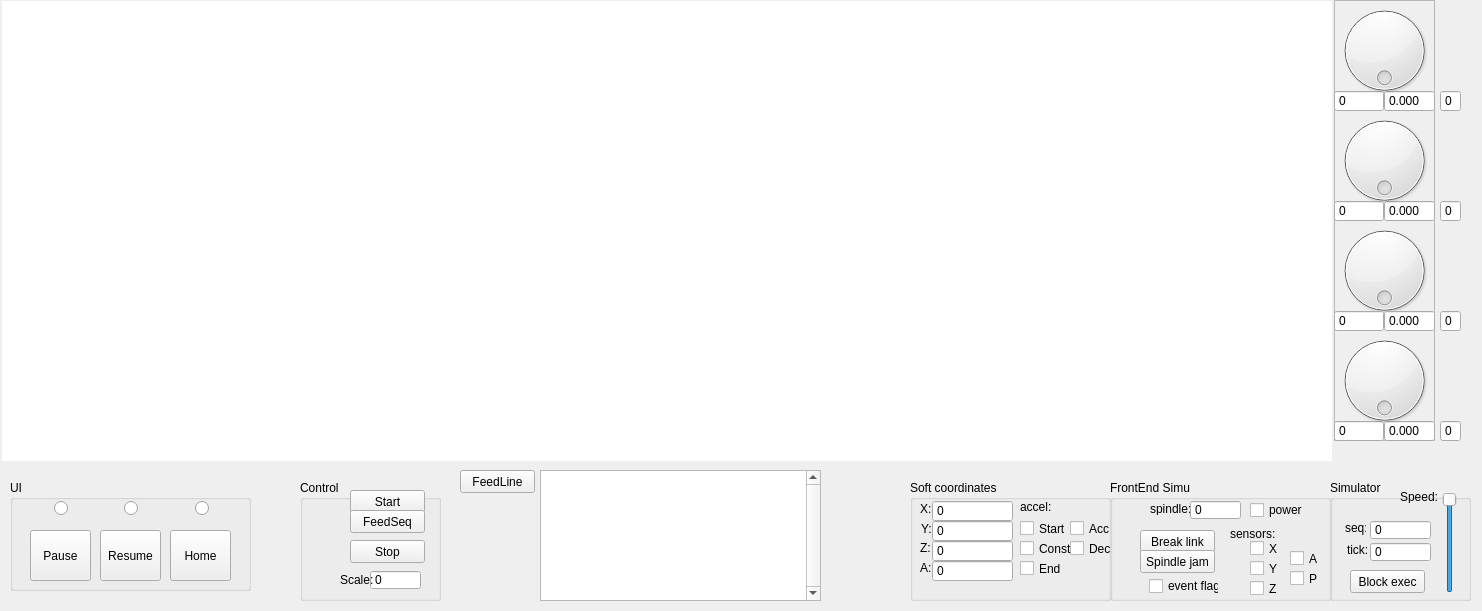
<?xml version="1.0" encoding="UTF-8"?>
<ui version="4.0">
 <class>mainw</class>
 <widget class="QMainWindow" name="mainw">
  <property name="geometry">
   <rect>
    <x>0</x>
    <y>0</y>
    <width>1482</width>
    <height>611</height>
   </rect>
  </property>
  <property name="windowTitle">
   <string>mainw</string>
  </property>
  <widget class="QWidget" name="centralWidget">
   <widget class="QGraphicsView" name="gw_xy">
    <property name="geometry">
     <rect>
      <x>2</x>
      <y>1</y>
      <width>1330</width>
      <height>460</height>
     </rect>
    </property>
    <property name="frameShape">
     <enum>QFrame::NoFrame</enum>
    </property>
    <property name="verticalScrollBarPolicy">
     <enum>Qt::ScrollBarAlwaysOff</enum>
    </property>
    <property name="horizontalScrollBarPolicy">
     <enum>Qt::ScrollBarAlwaysOff</enum>
    </property>
   </widget>
   <widget class="QGroupBox" name="groupBox">
    <property name="geometry">
     <rect>
      <x>10</x>
      <y>480</y>
      <width>241</width>
      <height>111</height>
     </rect>
    </property>
    <property name="title">
     <string>UI</string>
    </property>
    <widget class="QPushButton" name="pb_home">
     <property name="geometry">
      <rect>
       <x>160</x>
       <y>50</y>
       <width>61</width>
       <height>51</height>
      </rect>
     </property>
     <property name="text">
      <string>Home</string>
     </property>
    </widget>
    <widget class="QRadioButton" name="rb_led1">
     <property name="geometry">
      <rect>
       <x>44</x>
       <y>20</y>
       <width>16</width>
       <height>17</height>
      </rect>
     </property>
     <property name="text">
      <string/>
     </property>
     <property name="autoExclusive">
      <bool>false</bool>
     </property>
    </widget>
    <widget class="QPushButton" name="pb_pause">
     <property name="geometry">
      <rect>
       <x>20</x>
       <y>50</y>
       <width>61</width>
       <height>51</height>
      </rect>
     </property>
     <property name="text">
      <string>Pause</string>
     </property>
    </widget>
    <widget class="QPushButton" name="pb_resume">
     <property name="geometry">
      <rect>
       <x>90</x>
       <y>50</y>
       <width>61</width>
       <height>51</height>
      </rect>
     </property>
     <property name="text">
      <string>Resume</string>
     </property>
    </widget>
    <widget class="QRadioButton" name="rb_led3">
     <property name="geometry">
      <rect>
       <x>185</x>
       <y>20</y>
       <width>16</width>
       <height>17</height>
      </rect>
     </property>
     <property name="text">
      <string/>
     </property>
     <property name="autoExclusive">
      <bool>false</bool>
     </property>
    </widget>
    <widget class="QRadioButton" name="rb_led2">
     <property name="geometry">
      <rect>
       <x>114</x>
       <y>20</y>
       <width>16</width>
       <height>17</height>
      </rect>
     </property>
     <property name="text">
      <string/>
     </property>
     <property name="autoExclusive">
      <bool>false</bool>
     </property>
    </widget>
   </widget>
   <widget class="QPlainTextEdit" name="tx_commands">
    <property name="geometry">
     <rect>
      <x>540</x>
      <y>470</y>
      <width>281</width>
      <height>131</height>
     </rect>
    </property>
    <property name="verticalScrollBarPolicy">
     <enum>Qt::ScrollBarAlwaysOn</enum>
    </property>
    <property name="horizontalScrollBarPolicy">
     <enum>Qt::ScrollBarAlwaysOff</enum>
    </property>
   </widget>
   <widget class="QPushButton" name="pb_feed_line">
    <property name="geometry">
     <rect>
      <x>460</x>
      <y>470</y>
      <width>75</width>
      <height>23</height>
     </rect>
    </property>
    <property name="text">
     <string>FeedLine</string>
    </property>
   </widget>
   <widget class="QFrame" name="frame">
    <property name="geometry">
     <rect>
      <x>1334</x>
      <y>0</y>
      <width>101</width>
      <height>441</height>
     </rect>
    </property>
    <property name="frameShape">
     <enum>QFrame::StyledPanel</enum>
    </property>
    <property name="frameShadow">
     <enum>QFrame::Raised</enum>
    </property>
    <widget class="QDoubleSpinBox" name="nm_real_a">
     <property name="geometry">
      <rect>
       <x>50</x>
       <y>420</y>
       <width>51</width>
       <height>22</height>
      </rect>
     </property>
     <property name="buttonSymbols">
      <enum>QAbstractSpinBox::NoButtons</enum>
     </property>
     <property name="decimals">
      <number>3</number>
     </property>
     <property name="maximum">
      <double>9999.989999999999782</double>
     </property>
    </widget>
    <widget class="QDial" name="dl_rotor_z">
     <property name="geometry">
      <rect>
       <x>0</x>
       <y>220</y>
       <width>101</width>
       <height>101</height>
      </rect>
     </property>
     <property name="maximum">
      <number>400</number>
     </property>
     <property name="tracking">
      <bool>false</bool>
     </property>
     <property name="orientation">
      <enum>Qt::Horizontal</enum>
     </property>
     <property name="invertedAppearance">
      <bool>false</bool>
     </property>
     <property name="wrapping">
      <bool>true</bool>
     </property>
     <property name="notchesVisible">
      <bool>false</bool>
     </property>
    </widget>
    <widget class="QSpinBox" name="nm_rotor_y">
     <property name="geometry">
      <rect>
       <x>0</x>
       <y>200</y>
       <width>50</width>
       <height>22</height>
      </rect>
     </property>
     <property name="buttonSymbols">
      <enum>QAbstractSpinBox::NoButtons</enum>
     </property>
     <property name="maximum">
      <number>99999</number>
     </property>
    </widget>
    <widget class="QSpinBox" name="nm_rotor_z">
     <property name="geometry">
      <rect>
       <x>0</x>
       <y>310</y>
       <width>50</width>
       <height>22</height>
      </rect>
     </property>
     <property name="buttonSymbols">
      <enum>QAbstractSpinBox::NoButtons</enum>
     </property>
     <property name="maximum">
      <number>99999</number>
     </property>
    </widget>
    <widget class="QDoubleSpinBox" name="nm_real_y">
     <property name="geometry">
      <rect>
       <x>50</x>
       <y>200</y>
       <width>51</width>
       <height>22</height>
      </rect>
     </property>
     <property name="buttonSymbols">
      <enum>QAbstractSpinBox::NoButtons</enum>
     </property>
     <property name="decimals">
      <number>3</number>
     </property>
     <property name="maximum">
      <double>9999.989999999999782</double>
     </property>
    </widget>
    <widget class="QDial" name="dl_rotor_y">
     <property name="geometry">
      <rect>
       <x>0</x>
       <y>110</y>
       <width>101</width>
       <height>101</height>
      </rect>
     </property>
     <property name="maximum">
      <number>400</number>
     </property>
     <property name="tracking">
      <bool>false</bool>
     </property>
     <property name="orientation">
      <enum>Qt::Horizontal</enum>
     </property>
     <property name="invertedAppearance">
      <bool>false</bool>
     </property>
     <property name="wrapping">
      <bool>true</bool>
     </property>
     <property name="notchesVisible">
      <bool>false</bool>
     </property>
    </widget>
    <widget class="QDoubleSpinBox" name="nm_real_z">
     <property name="geometry">
      <rect>
       <x>50</x>
       <y>310</y>
       <width>51</width>
       <height>22</height>
      </rect>
     </property>
     <property name="buttonSymbols">
      <enum>QAbstractSpinBox::NoButtons</enum>
     </property>
     <property name="decimals">
      <number>3</number>
     </property>
     <property name="maximum">
      <double>9999.989999999999782</double>
     </property>
    </widget>
    <widget class="QSpinBox" name="nm_rotor_x">
     <property name="geometry">
      <rect>
       <x>0</x>
       <y>90</y>
       <width>50</width>
       <height>22</height>
      </rect>
     </property>
     <property name="buttonSymbols">
      <enum>QAbstractSpinBox::NoButtons</enum>
     </property>
     <property name="maximum">
      <number>99999</number>
     </property>
    </widget>
    <widget class="QSpinBox" name="nm_rotor_a">
     <property name="geometry">
      <rect>
       <x>0</x>
       <y>420</y>
       <width>50</width>
       <height>22</height>
      </rect>
     </property>
     <property name="buttonSymbols">
      <enum>QAbstractSpinBox::NoButtons</enum>
     </property>
     <property name="maximum">
      <number>99999</number>
     </property>
    </widget>
    <widget class="QDoubleSpinBox" name="nm_real_x">
     <property name="geometry">
      <rect>
       <x>50</x>
       <y>90</y>
       <width>51</width>
       <height>22</height>
      </rect>
     </property>
     <property name="buttonSymbols">
      <enum>QAbstractSpinBox::NoButtons</enum>
     </property>
     <property name="decimals">
      <number>3</number>
     </property>
     <property name="maximum">
      <double>9999.989999999999782</double>
     </property>
    </widget>
    <widget class="QDial" name="dl_rotor_a">
     <property name="geometry">
      <rect>
       <x>0</x>
       <y>330</y>
       <width>101</width>
       <height>101</height>
      </rect>
     </property>
     <property name="maximum">
      <number>400</number>
     </property>
     <property name="tracking">
      <bool>false</bool>
     </property>
     <property name="orientation">
      <enum>Qt::Horizontal</enum>
     </property>
     <property name="invertedAppearance">
      <bool>false</bool>
     </property>
     <property name="wrapping">
      <bool>true</bool>
     </property>
     <property name="notchesVisible">
      <bool>false</bool>
     </property>
    </widget>
    <widget class="QDial" name="dl_rotor_x">
     <property name="geometry">
      <rect>
       <x>0</x>
       <y>0</y>
       <width>101</width>
       <height>101</height>
      </rect>
     </property>
     <property name="maximum">
      <number>400</number>
     </property>
     <property name="tracking">
      <bool>false</bool>
     </property>
     <property name="orientation">
      <enum>Qt::Horizontal</enum>
     </property>
     <property name="invertedAppearance">
      <bool>false</bool>
     </property>
     <property name="wrapping">
      <bool>true</bool>
     </property>
     <property name="notchesVisible">
      <bool>false</bool>
     </property>
    </widget>
   </widget>
   <widget class="QSpinBox" name="nm_rotor_pwr_x">
    <property name="geometry">
     <rect>
      <x>1440</x>
      <y>90</y>
      <width>21</width>
      <height>22</height>
     </rect>
    </property>
    <property name="buttonSymbols">
     <enum>QAbstractSpinBox::NoButtons</enum>
    </property>
    <property name="maximum">
     <number>99999</number>
    </property>
   </widget>
   <widget class="QSpinBox" name="nm_rotor_pwr_y">
    <property name="geometry">
     <rect>
      <x>1440</x>
      <y>200</y>
      <width>21</width>
      <height>22</height>
     </rect>
    </property>
    <property name="buttonSymbols">
     <enum>QAbstractSpinBox::NoButtons</enum>
    </property>
    <property name="maximum">
     <number>99999</number>
    </property>
   </widget>
   <widget class="QSpinBox" name="nm_rotor_pwr_z">
    <property name="geometry">
     <rect>
      <x>1440</x>
      <y>310</y>
      <width>21</width>
      <height>22</height>
     </rect>
    </property>
    <property name="buttonSymbols">
     <enum>QAbstractSpinBox::NoButtons</enum>
    </property>
    <property name="maximum">
     <number>99999</number>
    </property>
   </widget>
   <widget class="QSpinBox" name="nm_rotor_pwr_a">
    <property name="geometry">
     <rect>
      <x>1440</x>
      <y>420</y>
      <width>21</width>
      <height>22</height>
     </rect>
    </property>
    <property name="buttonSymbols">
     <enum>QAbstractSpinBox::NoButtons</enum>
    </property>
    <property name="maximum">
     <number>99999</number>
    </property>
   </widget>
   <widget class="QGroupBox" name="groupBox_2">
    <property name="geometry">
     <rect>
      <x>910</x>
      <y>480</y>
      <width>201</width>
      <height>121</height>
     </rect>
    </property>
    <property name="title">
     <string>Soft coordinates</string>
    </property>
    <widget class="QLabel" name="label_3">
     <property name="geometry">
      <rect>
       <x>10</x>
       <y>60</y>
       <width>16</width>
       <height>16</height>
      </rect>
     </property>
     <property name="text">
      <string>Z:</string>
     </property>
    </widget>
    <widget class="QSpinBox" name="nm_stepy">
     <property name="geometry">
      <rect>
       <x>22</x>
       <y>40</y>
       <width>81</width>
       <height>22</height>
      </rect>
     </property>
     <property name="buttonSymbols">
      <enum>QAbstractSpinBox::NoButtons</enum>
     </property>
     <property name="maximum">
      <number>99999</number>
     </property>
    </widget>
    <widget class="QLabel" name="label">
     <property name="geometry">
      <rect>
       <x>10</x>
       <y>21</y>
       <width>16</width>
       <height>16</height>
      </rect>
     </property>
     <property name="text">
      <string>X:</string>
     </property>
    </widget>
    <widget class="QSpinBox" name="nm_stepx">
     <property name="geometry">
      <rect>
       <x>22</x>
       <y>20</y>
       <width>81</width>
       <height>22</height>
      </rect>
     </property>
     <property name="buttonSymbols">
      <enum>QAbstractSpinBox::NoButtons</enum>
     </property>
     <property name="maximum">
      <number>99999</number>
     </property>
    </widget>
    <widget class="QLabel" name="label_4">
     <property name="geometry">
      <rect>
       <x>10</x>
       <y>80</y>
       <width>16</width>
       <height>16</height>
      </rect>
     </property>
     <property name="text">
      <string>A:</string>
     </property>
    </widget>
    <widget class="QSpinBox" name="nm_stepz">
     <property name="geometry">
      <rect>
       <x>22</x>
       <y>60</y>
       <width>81</width>
       <height>22</height>
      </rect>
     </property>
     <property name="buttonSymbols">
      <enum>QAbstractSpinBox::NoButtons</enum>
     </property>
     <property name="maximum">
      <number>99999</number>
     </property>
    </widget>
    <widget class="QSpinBox" name="nm_stepa">
     <property name="geometry">
      <rect>
       <x>22</x>
       <y>80</y>
       <width>81</width>
       <height>22</height>
      </rect>
     </property>
     <property name="buttonSymbols">
      <enum>QAbstractSpinBox::NoButtons</enum>
     </property>
     <property name="maximum">
      <number>99999</number>
     </property>
    </widget>
    <widget class="QLabel" name="label_2">
     <property name="geometry">
      <rect>
       <x>11</x>
       <y>41</y>
       <width>16</width>
       <height>16</height>
      </rect>
     </property>
     <property name="text">
      <string>Y:</string>
     </property>
    </widget>
    <widget class="QCheckBox" name="cb_end">
     <property name="geometry">
      <rect>
       <x>110</x>
       <y>80</y>
       <width>70</width>
       <height>17</height>
      </rect>
     </property>
     <property name="text">
      <string>End</string>
     </property>
    </widget>
    <widget class="QCheckBox" name="cb_dec">
     <property name="geometry">
      <rect>
       <x>160</x>
       <y>60</y>
       <width>70</width>
       <height>17</height>
      </rect>
     </property>
     <property name="text">
      <string>Dec</string>
     </property>
    </widget>
    <widget class="QCheckBox" name="cb_const">
     <property name="geometry">
      <rect>
       <x>110</x>
       <y>60</y>
       <width>70</width>
       <height>17</height>
      </rect>
     </property>
     <property name="text">
      <string>Const</string>
     </property>
    </widget>
    <widget class="QCheckBox" name="cb_start">
     <property name="geometry">
      <rect>
       <x>110</x>
       <y>40</y>
       <width>70</width>
       <height>17</height>
      </rect>
     </property>
     <property name="text">
      <string>Start</string>
     </property>
    </widget>
    <widget class="QLabel" name="label_7">
     <property name="geometry">
      <rect>
       <x>110</x>
       <y>20</y>
       <width>46</width>
       <height>13</height>
      </rect>
     </property>
     <property name="text">
      <string>accel:</string>
     </property>
    </widget>
    <widget class="QCheckBox" name="cb_acc">
     <property name="geometry">
      <rect>
       <x>160</x>
       <y>40</y>
       <width>70</width>
       <height>17</height>
      </rect>
     </property>
     <property name="text">
      <string>Acc</string>
     </property>
    </widget>
   </widget>
   <widget class="QGroupBox" name="groupBox_3">
    <property name="geometry">
     <rect>
      <x>1330</x>
      <y>480</y>
      <width>141</width>
      <height>121</height>
     </rect>
    </property>
    <property name="title">
     <string>Simulator</string>
    </property>
    <widget class="QLabel" name="label_5">
     <property name="geometry">
      <rect>
       <x>70</x>
       <y>10</y>
       <width>46</width>
       <height>13</height>
      </rect>
     </property>
     <property name="text">
      <string>Speed:</string>
     </property>
    </widget>
    <widget class="QLabel" name="label_8">
     <property name="geometry">
      <rect>
       <x>15</x>
       <y>38</y>
       <width>21</width>
       <height>20</height>
      </rect>
     </property>
     <property name="text">
      <string>seq:</string>
     </property>
    </widget>
    <widget class="QSlider" name="vs_simu_speed">
     <property name="geometry">
      <rect>
       <x>110</x>
       <y>12</y>
       <width>20</width>
       <height>101</height>
      </rect>
     </property>
     <property name="minimum">
      <number>0</number>
     </property>
     <property name="maximum">
      <number>8</number>
     </property>
     <property name="pageStep">
      <number>1</number>
     </property>
     <property name="sliderPosition">
      <number>8</number>
     </property>
     <property name="orientation">
      <enum>Qt::Vertical</enum>
     </property>
    </widget>
    <widget class="QSpinBox" name="nm_seqctr">
     <property name="geometry">
      <rect>
       <x>40</x>
       <y>40</y>
       <width>61</width>
       <height>20</height>
      </rect>
     </property>
     <property name="buttonSymbols">
      <enum>QAbstractSpinBox::NoButtons</enum>
     </property>
     <property name="maximum">
      <number>99999</number>
     </property>
    </widget>
    <widget class="QLabel" name="label_10">
     <property name="geometry">
      <rect>
       <x>17</x>
       <y>60</y>
       <width>20</width>
       <height>20</height>
      </rect>
     </property>
     <property name="text">
      <string>tick:</string>
     </property>
    </widget>
    <widget class="QSpinBox" name="nm_ticks">
     <property name="geometry">
      <rect>
       <x>40</x>
       <y>62</y>
       <width>61</width>
       <height>20</height>
      </rect>
     </property>
     <property name="buttonSymbols">
      <enum>QAbstractSpinBox::NoButtons</enum>
     </property>
     <property name="maximum">
      <number>999999999</number>
     </property>
    </widget>
    <widget class="QPushButton" name="pb_bloc_execution">
     <property name="geometry">
      <rect>
       <x>20</x>
       <y>90</y>
       <width>75</width>
       <height>23</height>
      </rect>
     </property>
     <property name="text">
      <string>Block exec</string>
     </property>
     <property name="checkable">
      <bool>true</bool>
     </property>
    </widget>
   </widget>
   <widget class="QGroupBox" name="groupBox_4">
    <property name="geometry">
     <rect>
      <x>300</x>
      <y>480</y>
      <width>141</width>
      <height>121</height>
     </rect>
    </property>
    <property name="title">
     <string>Control</string>
    </property>
    <widget class="QPushButton" name="pb_start">
     <property name="geometry">
      <rect>
       <x>50</x>
       <y>10</y>
       <width>75</width>
       <height>23</height>
      </rect>
     </property>
     <property name="text">
      <string>Start</string>
     </property>
    </widget>
    <widget class="QPushButton" name="pb_feedSeq">
     <property name="geometry">
      <rect>
       <x>50</x>
       <y>30</y>
       <width>75</width>
       <height>23</height>
      </rect>
     </property>
     <property name="text">
      <string>FeedSeq</string>
     </property>
    </widget>
    <widget class="QPushButton" name="pb_stop">
     <property name="geometry">
      <rect>
       <x>50</x>
       <y>60</y>
       <width>75</width>
       <height>23</height>
      </rect>
     </property>
     <property name="text">
      <string>Stop</string>
     </property>
    </widget>
    <widget class="QSpinBox" name="nm_scale">
     <property name="geometry">
      <rect>
       <x>70</x>
       <y>90</y>
       <width>51</width>
       <height>20</height>
      </rect>
     </property>
     <property name="buttonSymbols">
      <enum>QAbstractSpinBox::NoButtons</enum>
     </property>
     <property name="minimum">
      <number>-200</number>
     </property>
     <property name="maximum">
      <number>200</number>
     </property>
    </widget>
    <widget class="QLabel" name="label_9">
     <property name="geometry">
      <rect>
       <x>40</x>
       <y>95</y>
       <width>46</width>
       <height>10</height>
      </rect>
     </property>
     <property name="text">
      <string>Scale:</string>
     </property>
    </widget>
   </widget>
   <widget class="QGroupBox" name="groupBox_5">
    <property name="geometry">
     <rect>
      <x>1110</x>
      <y>480</y>
      <width>221</width>
      <height>121</height>
     </rect>
    </property>
    <property name="title">
     <string>FrontEnd Simu</string>
    </property>
    <widget class="QLabel" name="label_11">
     <property name="geometry">
      <rect>
       <x>40</x>
       <y>22</y>
       <width>46</width>
       <height>13</height>
      </rect>
     </property>
     <property name="text">
      <string>spindle:</string>
     </property>
    </widget>
    <widget class="QSpinBox" name="nm_fe_spindle">
     <property name="geometry">
      <rect>
       <x>80</x>
       <y>20</y>
       <width>51</width>
       <height>20</height>
      </rect>
     </property>
     <property name="readOnly">
      <bool>false</bool>
     </property>
     <property name="buttonSymbols">
      <enum>QAbstractSpinBox::NoButtons</enum>
     </property>
     <property name="minimum">
      <number>0</number>
     </property>
     <property name="maximum">
      <number>30000</number>
     </property>
    </widget>
    <widget class="QCheckBox" name="cb_fe_x">
     <property name="geometry">
      <rect>
       <x>140</x>
       <y>60</y>
       <width>70</width>
       <height>17</height>
      </rect>
     </property>
     <property name="text">
      <string>X</string>
     </property>
    </widget>
    <widget class="QCheckBox" name="cb_fe_y">
     <property name="geometry">
      <rect>
       <x>140</x>
       <y>80</y>
       <width>70</width>
       <height>17</height>
      </rect>
     </property>
     <property name="text">
      <string>Y</string>
     </property>
    </widget>
    <widget class="QCheckBox" name="cb_fe_z">
     <property name="geometry">
      <rect>
       <x>140</x>
       <y>100</y>
       <width>70</width>
       <height>17</height>
      </rect>
     </property>
     <property name="text">
      <string>Z</string>
     </property>
    </widget>
    <widget class="QCheckBox" name="cb_fe_a">
     <property name="geometry">
      <rect>
       <x>180</x>
       <y>70</y>
       <width>70</width>
       <height>17</height>
      </rect>
     </property>
     <property name="text">
      <string>A</string>
     </property>
    </widget>
    <widget class="QCheckBox" name="cb_fe_p">
     <property name="geometry">
      <rect>
       <x>180</x>
       <y>90</y>
       <width>70</width>
       <height>17</height>
      </rect>
     </property>
     <property name="text">
      <string>P</string>
     </property>
    </widget>
    <widget class="QLabel" name="label_6">
     <property name="geometry">
      <rect>
       <x>120</x>
       <y>47</y>
       <width>46</width>
       <height>13</height>
      </rect>
     </property>
     <property name="text">
      <string>sensors:</string>
     </property>
    </widget>
    <widget class="QPushButton" name="pb_fe_break_link">
     <property name="geometry">
      <rect>
       <x>30</x>
       <y>50</y>
       <width>75</width>
       <height>23</height>
      </rect>
     </property>
     <property name="text">
      <string>Break link</string>
     </property>
     <property name="checkable">
      <bool>true</bool>
     </property>
    </widget>
    <widget class="QCheckBox" name="cb_fe_pwr">
     <property name="geometry">
      <rect>
       <x>140</x>
       <y>20</y>
       <width>71</width>
       <height>20</height>
      </rect>
     </property>
     <property name="text">
      <string>power</string>
     </property>
    </widget>
    <widget class="QCheckBox" name="cb_fe_event_flag">
     <property name="geometry">
      <rect>
       <x>39</x>
       <y>96</y>
       <width>70</width>
       <height>20</height>
      </rect>
     </property>
     <property name="text">
      <string>event flag</string>
     </property>
    </widget>
    <widget class="QPushButton" name="pb_fe_spindle_jam">
     <property name="geometry">
      <rect>
       <x>30</x>
       <y>70</y>
       <width>75</width>
       <height>23</height>
      </rect>
     </property>
     <property name="text">
      <string>Spindle jam</string>
     </property>
    </widget>
   </widget>
  </widget>
 </widget>
 <layoutdefault spacing="6" margin="11"/>
 <resources/>
 <connections/>
</ui>
